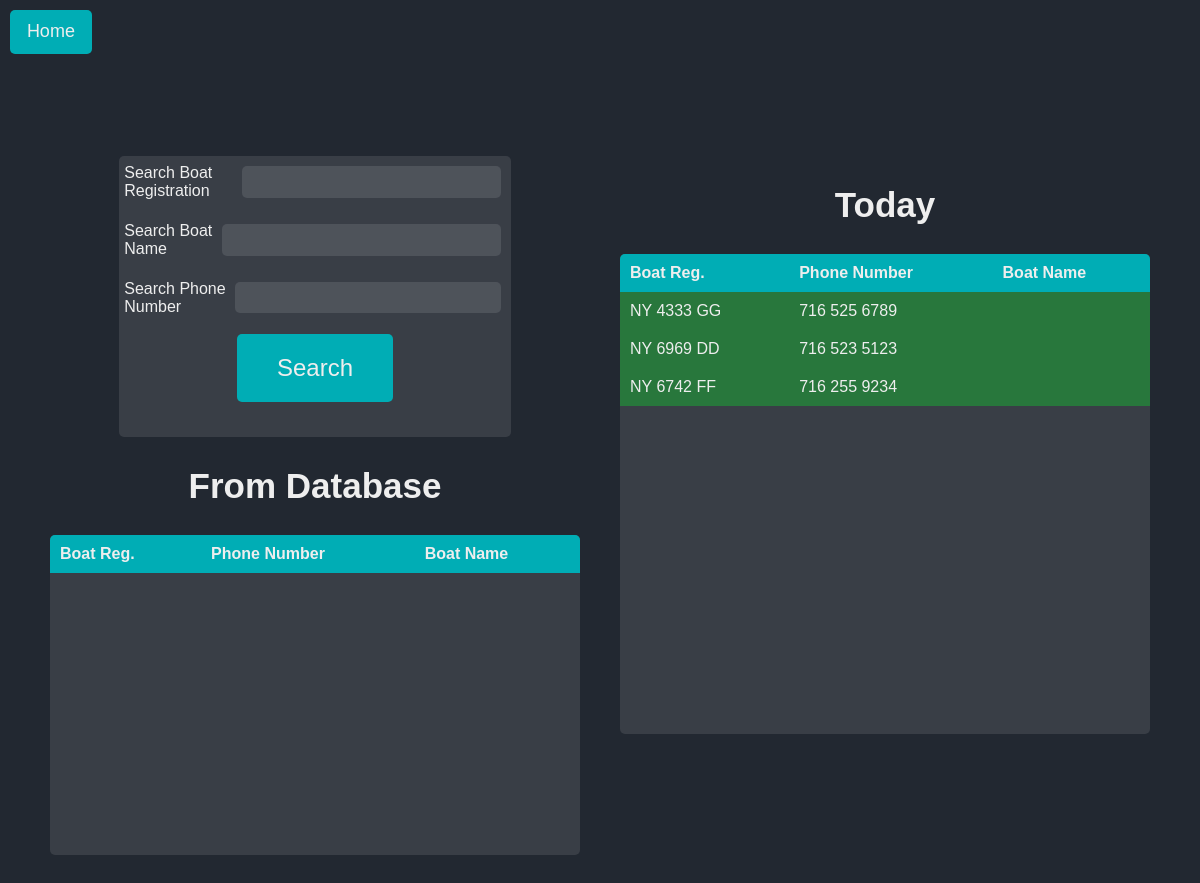
/search (signed in), run on an earlier commit of the app's database.
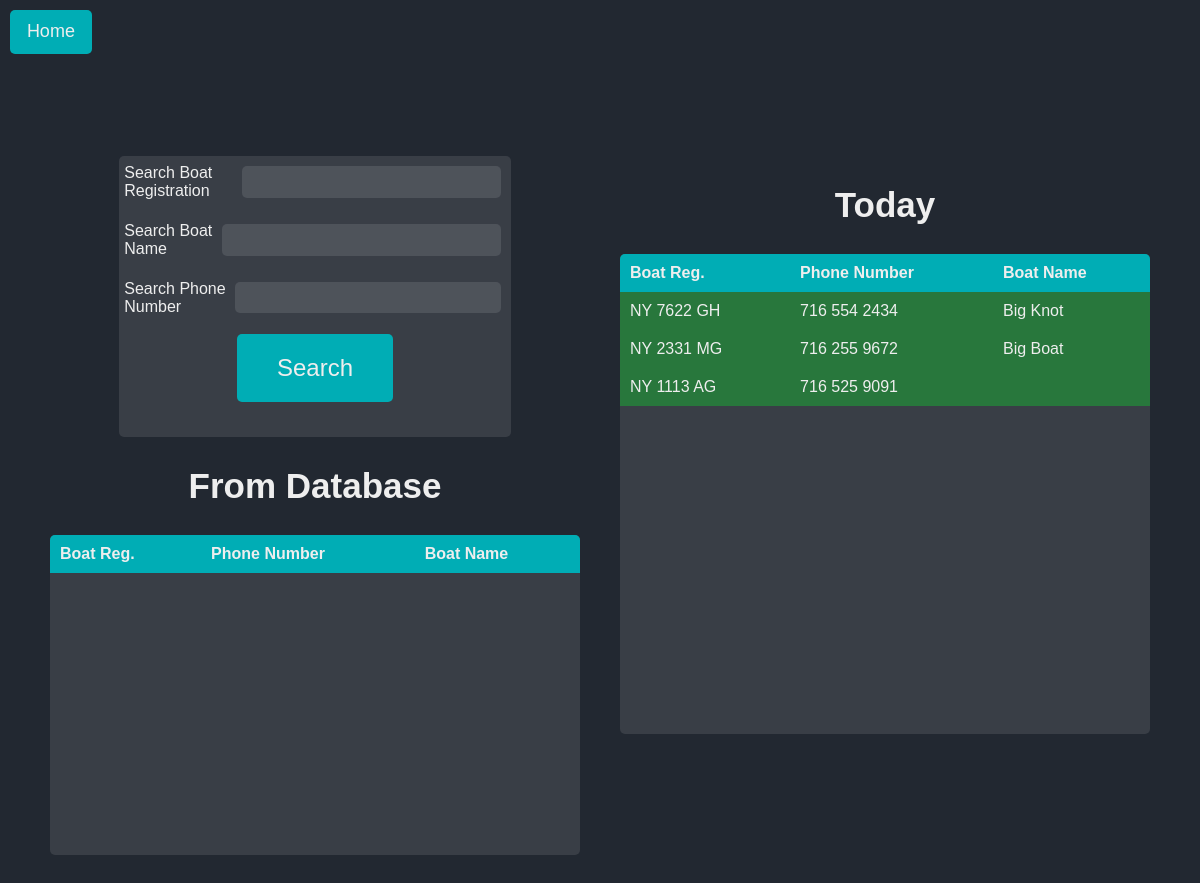
And on a later commit of the database.
### website/models.py (models this page shows)
class Boat(db.Model):
    id = db.Column(db.Integer, primary_key=True)
    boat_reg = db.Column(db.String(150), unique=True)
    sanitized_boat_reg = db.Column(db.String(150), unique=True)
    boat_name = db.Column(db.String(150))
    sanitized_boat_name = db.Column(db.String(150))
    phone_number = db.Column(db.String(150))
    sanitized_phone_number = db.Column(db.String(150))
    owner_name = db.Column(db.String(150))
    sanitized_owner_name = db.Column(db.String(150))
    boat_size = db.Column(db.Integer)
    email = db.Column(db.String(150))
    zipcode = db.Column(db.String(150))
    visits = db.relationship('Visit', backref='boat')
    current_boats_id = db.Column(db.Integer, db.ForeignKey('current_boats.id'))
    total_paid_days = db.Column(db.Integer)
    total_paid_nights = db.Column(db.Integer)
    total_unpaid_days = db.Column(db.Integer)
    total_unpaid_nights = db.Column(db.Integer)
    paid_until = db.Column(db.String(150))
    latest_date_in = db.Column(db.String(150))

### website/views.py (the view, shortened to what this page needs)
@views.route('/search', methods=['GET','POST'])
@login_required
def search():
    form = SearchForm()
    results = []
    resultsToday = []
    if CurrentBoats.query.first():
        resultsToday = CurrentBoats.query.first().boats.all()
        print(resultsToday)
        for boat in resultsToday:
            calcCurrentBoatStatus(boat)
        resultsToday = CurrentBoats.query.first().boats.all()
    return render_template('search.html', form=form, boats=results, currentboats=resultsToday, current_time=calc_current_time())

### website/forms.py
class SearchForm(FlaskForm):
    boat_reg = StringField('Search Boat Registration')
    boat_name = StringField('Search Boat Name')
    phone_number = StringField('Search Phone Number')
    submit = SubmitField('Submit')

### website/functions.py (called while the page is built)
def calc_current_time():
    Debug = True
    current_time = datetime.now(timezone.utc)
    days_offset = 0
    hours_offset = 10
    mins_offset = 0
    if Debug:
        current_time += timedelta(days=days_offset, hours=hours_offset, minutes=mins_offset)
    print("Current Time is: ", current_time, "| Debug is: ", Debug)
    return current_time

### website/templates/search.html (shortened to what this page needs)
{% extends "base.html" %}
{%block head%}
<a href="{{ url_for('views.home') }}"id="home-btn">Home</a>
{%endblock%}
{%block styles%}static/search-styles.css{%endblock%}
{% block content%}
<div id="main-container">
  <div id="left-container" style="flex: 1;">
    <div id="search-container">
      <form method="POST" id="search">
        <div class="form-group">
          {{ form.boat_reg.label }}
          {{ form.boat_reg(class="form-control") }}
        </div>
        <div class="form-group">
          {{ form.boat_name.label }}
          {{ form.boat_name(class="form-control") }}
        </div>
        <div class="form-group">
          {{ form.phone_number.label }}
          {{ form.phone_number(class="form-control") }}
        </div>
        <div id="button-container">
          <button type="submit" class="btn btn-primary" id="login-btn" name="submit-button" value="search">Search</button>
        </div>
      </form>
    </div>
    <div id="table-container">
      <h2>From Database</h2>
      <div id="table-no-header">
        <table id="search-results">
          <thead>
            <tr>
              <th>Boat Reg.</th>
              <th>Phone Number</th>
              <th>Boat Name</th>
            </tr>
          </thead>
        </table>
    </div>
    </div>
  </div>
  <div id="right-container" style="flex: 1;">
    <div id="table-container">
      <h2>Today</h2>
      {%if currentboats%}
      <div id="table-no-header">
        <table id="current-boats">
          <thead>
            <tr>
              <th>Boat Reg.</th>
              <th>Phone Number</th>
              <th>Boat Name</th>
            </tr>
          </thead>
          <tbody>
            {% for boat in currentboats %}
            <tr class="clickable-row {% if not boat.total_unpaid_nights == None and boat.total_unpaid_nights > 0 %}red-tint{%elif not boat.total_unpaid_days == None and boat.total_unpaid_days > 0%} yellow-tint {%elif boat | has_paid %}green-tint{% endif %}" data-href="{{ url_for('views.log_boat', boat_reg=boat.boat_reg, boat_name=boat.boat_name, phone_number=boat.phone_number,  id=boat.id) }}">
              <td>{{ boat.boat_reg }}</td>
              <td>{{ boat.phone_number }}</td>
              <td>{{ boat.boat_name }}</td>
            </tr>
            {% endfor %}
          </tbody>
        </table>
      </div>
      {% else %}
      <div id="button-container">
            <button type="submit" form="search" class="btn btn-primary" id="login-btn" name="submit-button" value="add">Add New Boat</button>
      </div>
      {%endif%}
    </div>
  </div>
</div>
{%endblock%}

What changed in the data, as far as the page shows it:
removed Boat: boat_reg "NY 6969 DD", phone_number "716 523 5123"
removed Boat: boat_reg "NY 6742 FF", phone_number "716 255 9234"
changed Boat: boat_reg "NY 4333 GG" → "NY 7622 GH"; phone_number "716 525 6789" → "716 554 2434"; boat_name (not shown) → "Big Knot"
now on this page (row edited): Boat: boat_reg "NY 2331 MG", phone_number "716 255 9672", boat_name "Big Boat"
now on this page (row edited): Boat: boat_reg "NY 1113 AG", phone_number "716 525 9091"
